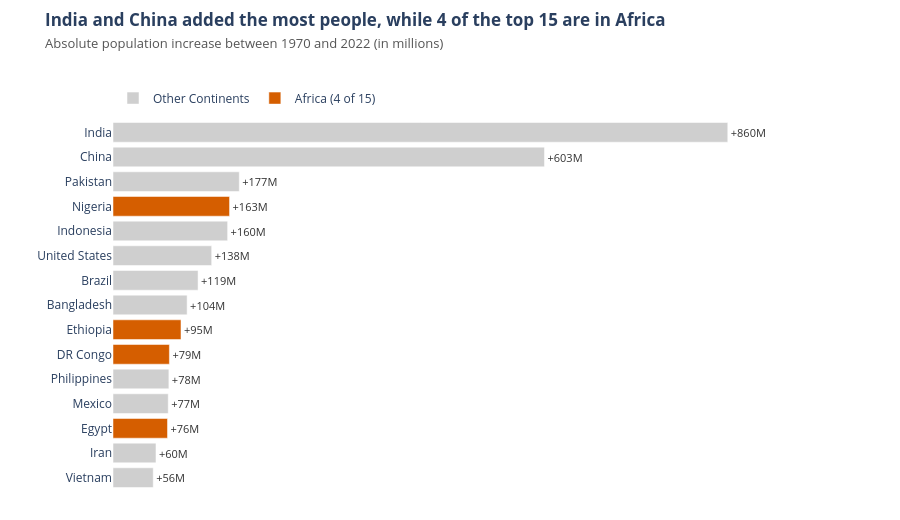

Write notebook code for a chart like this one.
### Markdown cell above
**Chart choice & justification:** *Which chart did you choose, and why? Justify design choices.

*I chose a horizontal sorted bar chart because ranking discrete countries by absolute population gain allows effortless left-to-right length comparison and keeps country names readable without text rotation. Encoding African nations in Okabe-Ito orange against light grey for all other continents immediately highlights that 4 of the top 15 countries are in Africa (Nigeria, Ethiopia, DR Congo, and Egypt).*

### Code cell
# Q2

df["Pop_Added"] = df["2022 Population"] - df["1970 Population"]
top15 = df.nlargest(15, "Pop_Added").sort_values("Pop_Added", ascending=True)
top15["Is_Africa"] = np.where(
    top15["Continent"] == "Africa", "Africa (4 of 15)", "Other Continents"
)
top15["Label"] = (top15["Pop_Added"] / 1e6).map(lambda x: f"+{x:,.0f}M")

fig = px.bar(
    top15,
    x="Pop_Added",
    y="Country",
    orientation="h",
    color="Is_Africa",
    text="Label",
    color_discrete_map={
        "Africa (4 of 15)": "#D55E00",
        "Other Continents": "#CFCFCF",
    },
    template="plotly_white",
)

fig.update_traces(
    textposition="outside",
    cliponaxis=False,
    textfont=dict(size=11, color="#333333"),
)

fig.update_layout(
    title=dict(
        text=(
            "<b>India and China added the most people, while 4 of the top 15"
            " are in Africa</b><br><span style='font-size:13px;"
            " color:#555;'>Absolute population increase between 1970 and 2022"
            " (in millions)</span>"
        ),
        y=0.95,  # Raises the title/subtitle block cleanly above the legend
        yanchor="top",
    ),
    legend=dict(
        title="",
        orientation="h",
        yanchor="bottom",
        y=1.02,  # Keeps a clear vertical gap below the subtitle
        xanchor="left",
        x=0,
    ),
    margin=dict(r=80, t=120, l=110, b=30),  # Extra top margin for breathing room
    height=520,
)

fig.update_xaxes(visible=False, range=[0, top15["Pop_Added"].max() * 1.15])
fig.update_yaxes(
    title="",
    showgrid=False,
    categoryorder="total ascending",  # Keeps all 15 bars strictly sorted by length
)
fig.show()

### Figure 1 — Plotly figure (JSON) as saved in the notebook; plotly's stock layout.template omitted (floating-point values rounded to 4 significant figures)
{"data": [{"cliponaxis": false, "hovertemplate": "Is_Africa=Other Continents<br>Pop_Added=%{x}<br>Country=%{y}<br>Label=%{text}<extra></extra>", "legendgroup": "Other Continents", "marker": {"color": "#CFCFCF", "pattern": {"shape": ""}}, "name": "Other Continents", "orientation": "h", "showlegend": true, "text": ["+56M", "+60M", "+77M", "+78M", "+104M", "+119M", "+138M", "+160M", "+177M", "+603M", "+860M"], "textfont": {"color": "#333333", "size": 11}, "textposition": "outside", "type": "bar", "x": [56258007, 60100865, 77214819, 78123423, 103644512, 118943623, 137961517, 160272945, 176533990, 603352887, 859671872], "xaxis": "x", "y": ["Vietnam", "Iran", "Mexico", "Philippines", "Bangladesh", "Brazil", "United States", "Indonesia", "Pakistan", "China", "India"], "yaxis": "y"}, {"cliponaxis": false, "hovertemplate": "Is_Africa=Africa (4 of 15)<br>Pop_Added=%{x}<br>Country=%{y}<br>Label=%{text}<extra></extra>", "legendgroup": "Africa (4 of 15)", "marker": {"color": "#D55E00", "pattern": {"shape": ""}}, "name": "Africa (4 of 15)", "orientation": "h", "showlegend": true, "text": ["+76M", "+79M", "+95M", "+163M"], "textfont": {"color": "#333333", "size": 11}, "textposition": "outside", "type": "bar", "x": [76208117, 78858479, 95071678, 162971948], "xaxis": "x", "y": ["Egypt", "DR Congo", "Ethiopia", "Nigeria"], "yaxis": "y"}], "layout": {"barmode": "relative", "height": 520, "legend": {"orientation": "h", "title": {"text": ""}, "tracegroupgap": 0, "x": 0, "xanchor": "left", "y": 1.02, "yanchor": "bottom"}, "margin": {"b": 30, "l": 110, "r": 80, "t": 120}, "title": {"text": "<b>India and China added the most people, while 4 of the top 15 are in Africa</b><br><span style='font-size:13px; color:#555;'>Absolute population increase between 1970 and 2022 (in millions)</span>", "y": 0.95, "yanchor": "top"}, "xaxis": {"anchor": "y", "domain": [0, 1], "range": [0, 988600000.0], "title": {"text": "Pop_Added"}, "visible": false}, "yaxis": {"anchor": "x", "categoryorder": "total ascending", "domain": [0, 1], "showgrid": false, "title": {"text": ""}}}}
